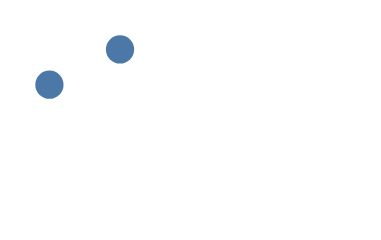

Express this chart as Vega-Lite.
### Vega specification from a JSON file in a GitHub repository (floating-point values rounded to 4 significant figures)
{"width": 100, "height": 60, "padding": 4, "data": [{"name": "pts", "values": [{"x": 1, "y": 2, "t": "a"}, {"x": 3, "y": 1, "t": "b"}]}, {"name": "none", "values": []}], "marks": [{"type": "rule", "name": "empty", "from": {"data": "none"}}, {"type": "symbol", "from": {"data": "pts"}, "encode": {"enter": {"x": {"field": "x", "mult": 10}, "y": {"field": "y", "mult": 10}}}}, {"type": "text", "from": {"data": "pts"}, "encode": {"enter": {"text": {"field": "t"}, "x": {"field": "x", "mult": 10}, "y": {"field": "y", "mult": 10}}}, "transform": [{"type": "label", "avoidMarks": ["empty"], "size": [100, 60]}]}]}
